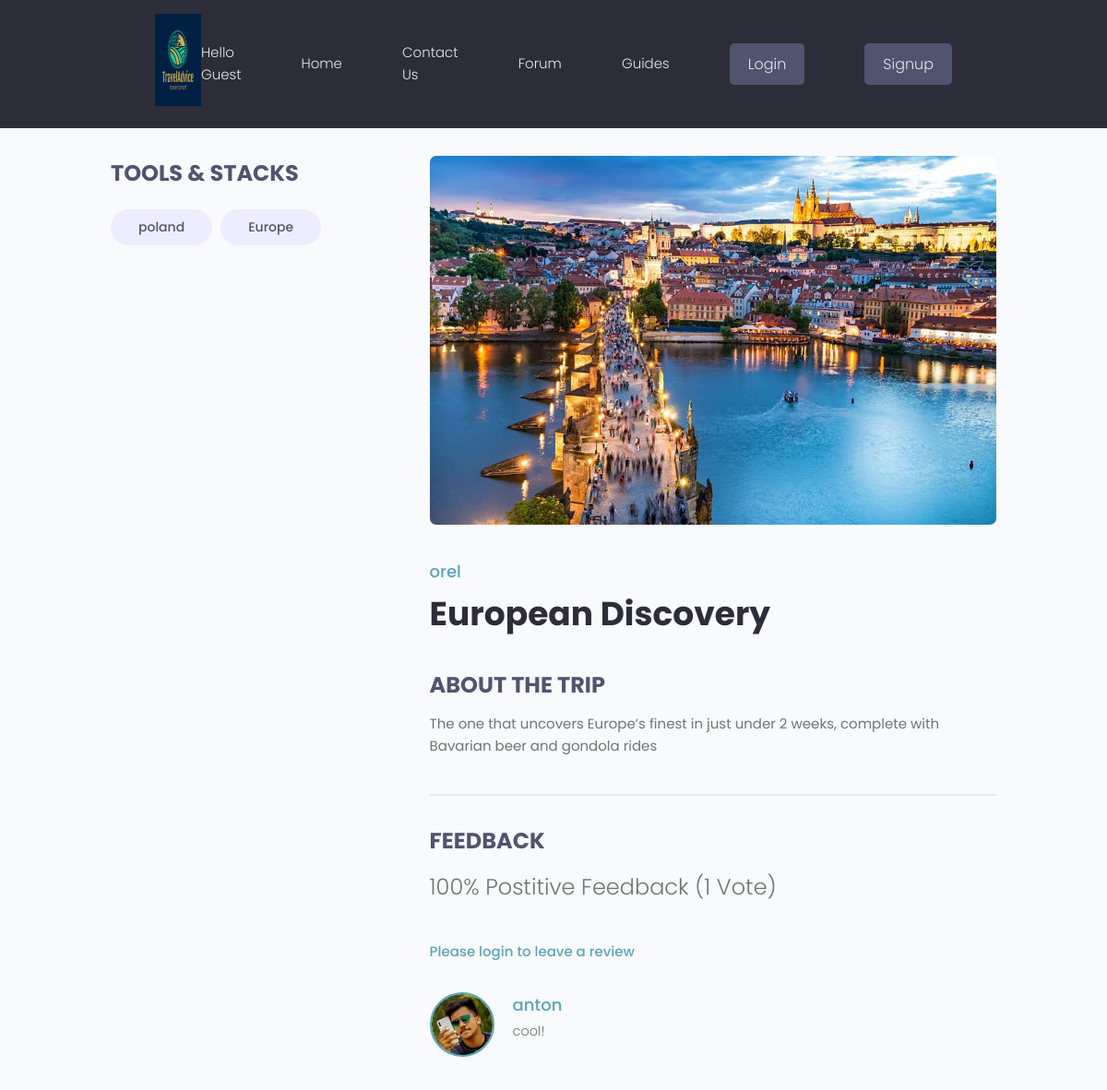
/trip/43a6959f-16f2-429b-9284-68d5c4310290/, run on the app's committed database.
### trips/models.py (models this page shows, shortened)
class Tag(models.Model):
    name = models.CharField(max_length=200)
    created = models.DateTimeField(auto_now_add=True)
    id = models.UUIDField(default=uuid.uuid4, unique=True, primary_key=True,editable=False)
    def __str__(self):
        return self.name

class Trip(models.Model):
    owner = models.ForeignKey(
        Profile,null=True, blank= True,on_delete=models.SET_NULL)
    title = models.CharField(max_length=200)
    description = models.TextField(null=True, blank = True)
    featured_image = models.ImageField(null = True, blank = True, default= "default.jpg")# upload image from the trip, and by the default its gray image
    created = models.DateTimeField(auto_now_add=True)
    tags = models.ManyToManyField('Tag', blank=True) #one trip has many tag and vice versa
    vote_total = models.IntegerField(default=0, null=True, blank=True)# all the vote that the trips has
    vote_ration = models.IntegerField(default=0, null=True, blank=True)# the ration betwen negative and positive
    id = models.UUIDField(default=uuid.uuid4, unique=True, primary_key=True,editable=False)
    class Meta:
        ordering = ['-vote_ration','-vote_total', 'title']
    @property
    def reviewers(self):
        queryset = self.review_set.all().values_list('owner__id', flat=True)
        return queryset

class Review(models.Model):
    VOTE_TYPE = (
        ('up', 'Up Vote'),
        ('down', 'Down Vote'),
    )
    owner = models.ForeignKey(Profile, on_delete=models.CASCADE, null=True)
    trip = models.ForeignKey(Trip, on_delete=models.CASCADE)
    body = models.TextField(null=True, blank=True)
    value = models.CharField(max_length=200, choices= VOTE_TYPE)
    created = models.DateTimeField(auto_now_add=True)
    id = models.UUIDField(default=uuid.uuid4, unique=True, primary_key=True,editable=False)
    class Meta:
        unique_together = [['owner', 'trip']]

### users/models.py (models this page shows, shortened)
class Profile(models.Model):
    user = models.OneToOneField(User, on_delete=models.CASCADE, null=True, blank=True)
    name = models.CharField(max_length=200, blank=True, null=True)
    email = models.EmailField(max_length=500, blank=True, null= True)
    username =  models.CharField(max_length=200, blank=True, null=True)
    location =  models.CharField(max_length=200, blank=True, null=True)
    short_intro = models.CharField(max_length=200, blank = True, null=True)
    bio = models.TextField(blank=True,null=True)
    profile_image = models.ImageField(
        null=True, blank=True, upload_to='profiles/', default= "profiles/user-default.png")
    guide_confirmation = models.ImageField(
        null=True, blank=True, upload_to='profiles/')
    admin_approved=models.BooleanField(default=False)
    created = models.DateTimeField(auto_now_add=True)
    id = models.UUIDField(default=uuid.uuid4, unique=True, primary_key=True,editable=False)

### trips/views.py (the view, shortened to what this page needs)
# urls.py: path('trip/<str:pk>/',views.trip,name="trip"),
def trip(request,pk):
    tripObj = Trip.objects.get(id=pk)
    tags = tripObj.tags.all()
    form = ReviewForm()
    return render(request, 'trips/single-trip.html',{'trip':tripObj, 'tags': tags,'form':form})

### forum/context_processors.py (called while the page is built, shortened)
def searchFunction(request):
    search_context = {}
    posts = Post.objects.all()
    return search_context

### trips/templates/trips/single-trip.html (shortened to what this page needs)
{% extends 'main.html' %}
 {% block content %}
  <main class="singleProject my-md">
    <div class="container">
      <div class="layout">
        <div class="column column--1of3">
          <h3 class="singleProject__subtitle">Tools & Stacks</h3>
          <div class="singleProject__toolStack">
            {% for tag in tags %}
            <span class="tag tag--pill tag--sub tag--lg">
              <small>{{tag}}</small>
            </span>
            {% endfor %}
          </div>
        </div>
        <div class="column column--2of3">
          <img class="singleProject__preview" src="{{ trip.featured_image.url }}" alt="portfolio thumbnail" />
          <a href="{% url 'guide-profile' trip.owner.id %}" class="singleProject__developer">{{ trip.owner.name }}</a>
          <h2 class="singleProject__title">{{trip.title}}</h2>
          <h3 class="singleProject__subtitle">About the trip</h3>
          <div class="singleProject__info">
            {{trip.description}}
          </div>
          <div class="comments">
            <h3 class="singleProject__subtitle">Feedback</h3>
            <h5 class="project--rating">
              {{trip.vote_ration}}% Postitive Feedback ({{trip.vote_total}} Vote{{trip.vote_total|pluralize:"s"}})
            </h5>
            {% if request.user.profile.id in trip.reviewers %}
            <p>You have already submitted your review for this trip</p>
            {% elif request.user.profile == trip.owner %}
            <p>You cannot review your own trip</p>
            {% else %}
            <a href="{% url 'signin' %}?next={{request.path}}">Please login to leave a review</a>
            {% endif %}
            <div class="commentList">
              {% for review in trip.review_set.all %}
              {% if review.body %}
              <div class="comment">
                <a href="">
                  <img class="avatar avatar--md"
                    src="{{review.owner.profile_image.url}}" alt="user" />
                </a>
                <div class="comment__details">
                  <a href="" class="comment__author">{{ review.owner.name }}</a>
                  <p class="comment__info">{{review.body|linebreaksbr}}</p>
                </div>
              </div>
              {% endif %}
              {% endfor %}
            </div>
          </div>
        </div>
      </div>
    </div>
  </main>
{% endblock content %}

### static/styles/app.css (style rules this page uses)
:root { --color-sub: #2d2d39; }
img { width: 100%; }
.singleProject .column--1of3 { order: 2; }
@media screen and (min-width: 1081px) { .singleProject .column--1of3 { order: 1; } }
@media screen and (min-width: 1081px) { .singleProject .column--2of3 { order: 2; } }
.singleProject__toolStack { margin-top: 2rem; margin-bottom: 4rem; }
.singleProject__preview { height: 50vh; object-fit: cover; object-position: top center; margin-bottom: 3rem; border-radius: 0.7rem; }
.singleProject__developer { font-size: 1.8rem; font-weight: 500; }
.singleProject__title { font-size: 3.6rem; font-weight: 700; color: var(--color-sub); margin-bottom: 3rem; }
.project--rating { margin-bottom: 1.6em; margin-top: 0.5em; }
.singleProject__subtitle { text-transform: uppercase; font-size: 2.4rem; font-weight: 700; color: var(--color-sub-light); margin-bottom: 1rem; }
.comments { margin-top: 4rem; padding-top: 3rem; border-top: 2px solid var(--color-light); }
.commentList { margin: 3rem 0; }
.comment { display: flex; gap: 2rem; }
.comment__author { font-size: 1.8rem; }
.comment__info { font-size: 1.45rem; }

### static/uikit/styles/modules/_variables.css (style rules this page uses)
:root { --color-main: #5aa5b9; --color-main-light: #e6faff; --color-sub: #3f4156; --color-sub-light: #51546e; --color-sub-lighter: #ededfd; --color-text: #737373; --color-gray: #8b8b8b; --color-light: #e5e7eb; --color-light-gray: #767676; --color-bg: #f8fafd; --color-white: #fffefd; --color-white-light: #f3f3f3; --color-success: #359e64; --color-success-bg: #def8e8; --color-error: #fc4b0b; --color-error-bg: #fff2ee; --font-base: 'Poppins', arial, helvetica, 'Segoe UI', roboto, ubuntu, sans-serif; --font-monospace: 'Fira Code', 'Courier New', courier, monospace; --font-regular: 300; --font-medium: 500; --font-bold: 700; --generic-shadow: 1px 1px 5px #00000010; --generic-transition: all 0.3s ease-in-out; }

### static/uikit/styles/modules/_base.css (style rules this page uses)
* { margin: 0; padding: 0; box-sizing: border-box; text-rendering: optimizeLegibility; color: inherit; font-size: inherit; }
html { font-size: 50%; }
@media only screen and (min-width: 480px) { html { font-size: 56.25%; } }
@media only screen and (min-width: 1200px) { html { font-size: 62.5%; } }
body { line-height: 1.6; font-weight: 400; font-size: 1.5rem; color: var(--color-text); background-color: var(--color-bg); min-height: 100vh; }

### static/uikit/styles/modules/_typography.css (style rules this page uses)
* { font-family: var(--font-base); }
h2 { font-size: 3.6rem; font-weight: var(--font-bold); }
h3 { font-size: 3.2rem; font-weight: var(--font-medium); }
h5 { font-size: 2.4rem; font-weight: var(--font-medium); }
h5, h6 { font-weight: var(--font-regular); }
p, span, strong { font-size: 1.6rem; color: var(--color-text); font-weight: var(--font-regular); }
a { padding-bottom: 2px; text-decoration: none; display: inline-block; color: var(--color-main); font-weight: var(--font-medium); }

### static/uikit/styles/modules/_utilities.css (style rules this page uses)
.container { width: 92%; max-width: 165rem; margin: 0 auto; box-sizing: border-box; }
@media screen and (min-width: 1000px) { .container { width: 90%; } }
@media screen and (min-width: 1200px) { .container { width: 80%; } }
.my-md { margin: 3rem auto; }

### static/uikit/styles/modules/_avatar.css (style rules this page uses)
.avatar { border-radius: 50%; border: 2px solid var(--color-main); object-fit: cover; }
.avatar--md { height: 7rem; width: 7rem; }

### static/uikit/styles/modules/_tag.css (style rules this page uses)
.tag { display: inline-flex; align-items: center; background-color: var(--color-sub); height: -webkit-fit-content; height: -moz-fit-content; height: fit-content; width: -webkit-fit-content; width: -moz-fit-content; width: fit-content; border-radius: 0.5rem; padding: 0.5rem 1.5rem; font-size: 1.2rem; cursor: pointer; }
.tag:not(:last-child) { margin-right: 0.25rem; margin-bottom: 0.75rem; }
.tag > small { color: var(--color-white); }
.tag--pill { border-radius: 5rem; }
.tag--sub, .tag--sub > small { background: var(--color-sub-lighter); color: var(--color-sub-light); font-weight: 500; }
.tag--lg { padding: 0.8rem 3rem; font-size: 1.4rem; }
.tag--lg:not(:last-child) { margin-right: 0.5rem; margin-bottom: 1rem; }

### static/uikit/styles/modules/_layout.css (style rules this page uses)
.layout { display: flex; flex-flow: row wrap; justify-content: space-between; }
.layout > .column { margin-bottom: 3rem; }
.layout > .column.column--1of3 { flex-basis: 30%; }
.layout > .column.column--2of3 { flex-basis: 64%; }

### data on the page
Tag: name "poland"
Tag: name "Europe"
Trip: featured_image (picture), owner.name "orel", title "European Discovery", description "The one that uncovers Europe’s finest in just under 2 weeks, complete with Bavarian beer and gondola rides", vote_ration "100", vote_total "1"
Review: owner.profile_image (picture), owner.name "anton", body "cool!"
